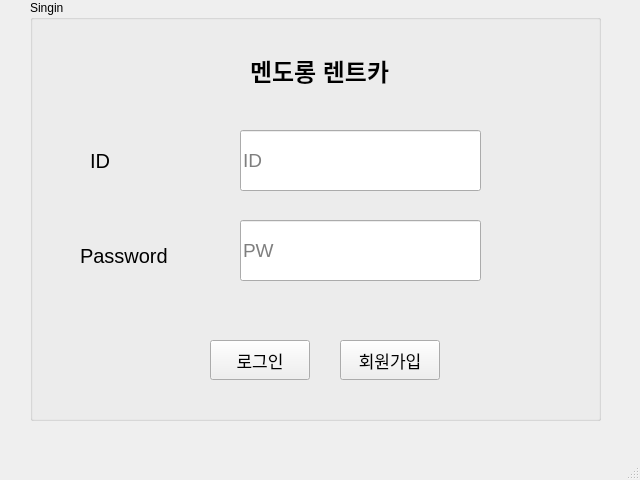
<?xml version="1.0" encoding="UTF-8"?>
<ui version="4.0">
 <class>MainWindow</class>
 <widget class="QMainWindow" name="MainWindow">
  <property name="geometry">
   <rect>
    <x>0</x>
    <y>0</y>
    <width>640</width>
    <height>480</height>
   </rect>
  </property>
  <property name="windowTitle">
   <string>MainWindow</string>
  </property>
  <property name="iconSize">
   <size>
    <width>25</width>
    <height>25</height>
   </size>
  </property>
  <widget class="QWidget" name="centralwidget">
   <widget class="QGroupBox" name="groupBox">
    <property name="geometry">
     <rect>
      <x>30</x>
      <y>0</y>
      <width>571</width>
      <height>421</height>
     </rect>
    </property>
    <property name="title">
     <string>Singin</string>
    </property>
    <widget class="QPushButton" name="login">
     <property name="enabled">
      <bool>true</bool>
     </property>
     <property name="geometry">
      <rect>
       <x>180</x>
       <y>340</y>
       <width>100</width>
       <height>40</height>
      </rect>
     </property>
     <property name="font">
      <font>
       <pointsize>13</pointsize>
      </font>
     </property>
     <property name="mouseTracking">
      <bool>false</bool>
     </property>
     <property name="text">
      <string>로그인</string>
     </property>
     <property name="checkable">
      <bool>false</bool>
     </property>
     <property name="autoRepeat">
      <bool>false</bool>
     </property>
     <property name="autoExclusive">
      <bool>false</bool>
     </property>
    </widget>
    <widget class="QPushButton" name="join">
     <property name="enabled">
      <bool>true</bool>
     </property>
     <property name="geometry">
      <rect>
       <x>310</x>
       <y>340</y>
       <width>100</width>
       <height>40</height>
      </rect>
     </property>
     <property name="font">
      <font>
       <pointsize>13</pointsize>
      </font>
     </property>
     <property name="mouseTracking">
      <bool>false</bool>
     </property>
     <property name="text">
      <string>회원가입</string>
     </property>
     <property name="checkable">
      <bool>false</bool>
     </property>
     <property name="autoRepeat">
      <bool>false</bool>
     </property>
     <property name="autoExclusive">
      <bool>false</bool>
     </property>
    </widget>
    <widget class="QLabel" name="textID">
     <property name="enabled">
      <bool>true</bool>
     </property>
     <property name="geometry">
      <rect>
       <x>60</x>
       <y>140</y>
       <width>55</width>
       <height>41</height>
      </rect>
     </property>
     <property name="font">
      <font>
       <pointsize>15</pointsize>
      </font>
     </property>
     <property name="mouseTracking">
      <bool>false</bool>
     </property>
     <property name="text">
      <string>ID</string>
     </property>
    </widget>
    <widget class="QLineEdit" name="getID">
     <property name="enabled">
      <bool>true</bool>
     </property>
     <property name="geometry">
      <rect>
       <x>210</x>
       <y>130</y>
       <width>241</width>
       <height>61</height>
      </rect>
     </property>
     <property name="font">
      <font>
       <pointsize>14</pointsize>
      </font>
     </property>
     <property name="mouseTracking">
      <bool>false</bool>
     </property>
     <property name="placeholderText">
      <string>ID</string>
     </property>
    </widget>
    <widget class="QLineEdit" name="getPW">
     <property name="enabled">
      <bool>true</bool>
     </property>
     <property name="geometry">
      <rect>
       <x>210</x>
       <y>220</y>
       <width>241</width>
       <height>61</height>
      </rect>
     </property>
     <property name="font">
      <font>
       <pointsize>14</pointsize>
      </font>
     </property>
     <property name="mouseTracking">
      <bool>false</bool>
     </property>
     <property name="echoMode">
      <enum>QLineEdit::Password</enum>
     </property>
     <property name="placeholderText">
      <string>PW</string>
     </property>
    </widget>
    <widget class="QLabel" name="textPW">
     <property name="enabled">
      <bool>true</bool>
     </property>
     <property name="geometry">
      <rect>
       <x>50</x>
       <y>230</y>
       <width>141</width>
       <height>51</height>
      </rect>
     </property>
     <property name="font">
      <font>
       <pointsize>15</pointsize>
      </font>
     </property>
     <property name="mouseTracking">
      <bool>false</bool>
     </property>
     <property name="text">
      <string>Password</string>
     </property>
    </widget>
    <widget class="QLabel" name="name">
     <property name="enabled">
      <bool>true</bool>
     </property>
     <property name="geometry">
      <rect>
       <x>220</x>
       <y>50</y>
       <width>161</width>
       <height>41</height>
      </rect>
     </property>
     <property name="font">
      <font>
       <pointsize>18</pointsize>
       <weight>75</weight>
       <bold>true</bold>
      </font>
     </property>
     <property name="mouseTracking">
      <bool>false</bool>
     </property>
     <property name="text">
      <string>멘도롱 렌트카</string>
     </property>
    </widget>
    <zorder>join</zorder>
    <zorder>login</zorder>
    <zorder>textID</zorder>
    <zorder>getID</zorder>
    <zorder>getPW</zorder>
    <zorder>textPW</zorder>
    <zorder>name</zorder>
   </widget>
  </widget>
  <widget class="QMenuBar" name="menubar">
   <property name="geometry">
    <rect>
     <x>0</x>
     <y>0</y>
     <width>640</width>
     <height>22</height>
    </rect>
   </property>
  </widget>
  <widget class="QStatusBar" name="statusbar"/>
 </widget>
 <resources/>
 <connections/>
</ui>
